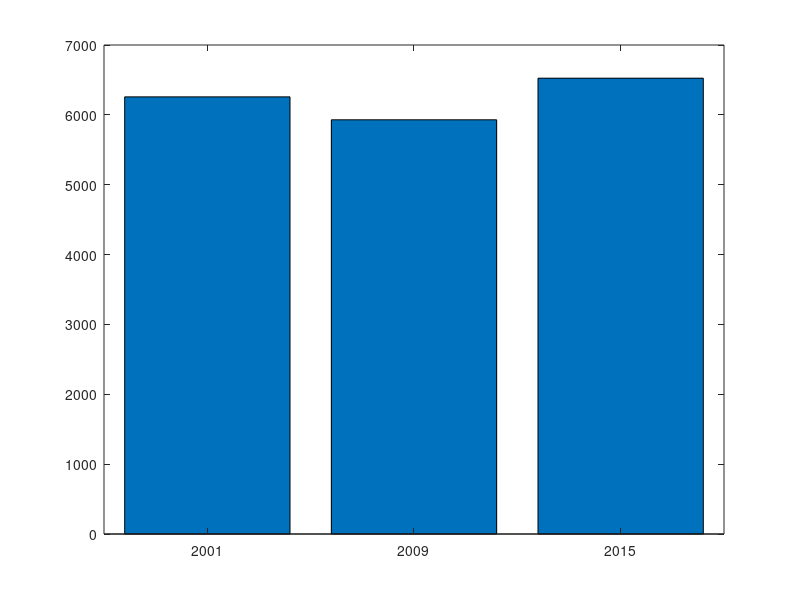
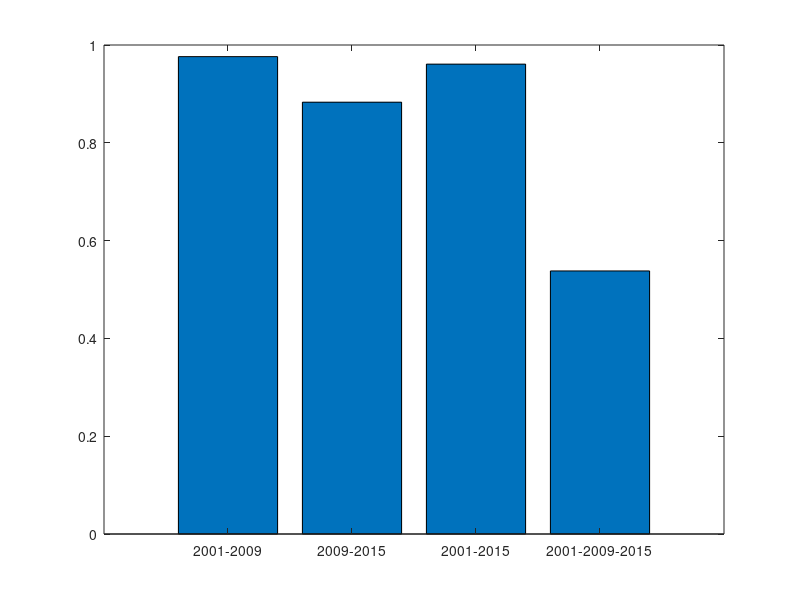

Reproduce these figures in MATLAB, in order.
%-------------------------------------------------------
%------------PRP Project Crop Soybean------------------
%------------Date:17/14/2016----------------------------
%------------Janvi Patel,Nishi Patel--------------------
%-------------------------------------------------------
clc;
clear;

Total_Plot=49;

fr_N=[10 17 20];
fr_P=[40 35 32];
fr_S=[10 15 20];
fr_K=[23 28 22];

mean=[20.75 23.75 23.5];
sd=[14.22146	9.429563	5.744563];

fr_A_intersect_N=[0 1 1.5];
fr_A_intersect_P=[5 4 3.75];
fr_A_intersect_S=[0 0.8 1.5];
fr_A_intersect_K=[2 3 1.7];

fr_B_intersect_N=[6 5 4.9];
fr_B_intersect_P=[4 8 3];
fr_B_intersect_S=[8 5 10];
fr_B_intersect_K=[6 3 6.2];

Yield_A=8316.5;    %unit lbs./acre
Yield_B=10350.5;
i=0;


for i=1:3
    Pr_soybean_N(i)=fr_N(i)/Total_Plot;
    Pr_soybean_P(i)=fr_P(i)/Total_Plot;
    Pr_soybean_S(i)=fr_S(i)/Total_Plot;
    Pr_soybean_K(i)=fr_K(i)/Total_Plot;

    Pr_A_intersect_N(i)=fr_A_intersect_N(i)/Total_Plot;
    Pr_A_intersect_P(i)=fr_A_intersect_P(i)/Total_Plot;
    Pr_A_intersect_S(i)=fr_A_intersect_S(i)/Total_Plot;
    Pr_A_intersect_K(i)=fr_A_intersect_K(i)/Total_Plot;

    Pr_A_given_N(i) = Pr_A_intersect_N(i)/Pr_soybean_N(i);
    Pr_A_given_P(i) = Pr_A_intersect_P(i)/Pr_soybean_P(i);
    Pr_A_given_S(i) = Pr_A_intersect_S(i)/Pr_soybean_S(i);
    Pr_A_given_K(i) = Pr_A_intersect_K(i)/Pr_soybean_K(i);
    
    Pr_N_intersect_A_given_N(i)=Pr_soybean_N(i)*Pr_A_given_N(i);
    Pr_P_intersect_A_given_P(i)=Pr_soybean_P(i)*Pr_A_given_P(i);
    Pr_S_intersect_A_given_S(i)=Pr_soybean_S(i)*Pr_A_given_S(i);
    Pr_K_intersect_A_given_K(i)=Pr_soybean_K(i)*Pr_A_given_K(i);
    
    
    % for B yield
    Pr_B_intersect_N(i)=fr_B_intersect_N(i)/Total_Plot;
    Pr_B_intersect_P(i)=fr_B_intersect_P(i)/Total_Plot;
    Pr_B_intersect_S(i)=fr_B_intersect_S(i)/Total_Plot;
    Pr_B_intersect_K(i)=fr_B_intersect_K(i)/Total_Plot;

    Pr_B_given_N(i) = Pr_B_intersect_N(i)/Pr_soybean_N(i);
    Pr_B_given_P(i) = Pr_B_intersect_P(i)/Pr_soybean_P(i);
    Pr_B_given_S(i) = Pr_B_intersect_S(i)/Pr_soybean_S(i);
    Pr_B_given_K(i) = Pr_B_intersect_K(i)/Pr_soybean_K(i);
    
    Pr_N_intersect_B_given_N(i)=Pr_soybean_N(i)*Pr_B_given_N(i);
    Pr_P_intersect_B_given_P(i)=Pr_soybean_P(i)*Pr_B_given_P(i);
    Pr_S_intersect_B_given_S(i)=Pr_soybean_S(i)*Pr_B_given_S(i);
    Pr_K_intersect_B_given_K(i)=Pr_soybean_K(i)*Pr_B_given_K(i);
    
    E_production_N_yield_A(i) = Pr_N_intersect_A_given_N(i)*Yield_A;
    E_production_N_yield_B(i) = Pr_N_intersect_B_given_N(i)*Yield_B;
    E_production_N(i) = E_production_N_yield_A(i)+E_production_N_yield_B(i);
    
    E_production_P_yield_A(i) = Pr_P_intersect_A_given_P(i)*Yield_A;
    E_production_P_yield_B(i) = Pr_P_intersect_B_given_P(i)*Yield_B;
    E_production_P(i) = E_production_P_yield_A(i)+E_production_P_yield_B(i);
    
    E_production_S_yield_A(i) = Pr_S_intersect_A_given_S(i)*Yield_A;
    E_production_S_yield_B(i) = Pr_S_intersect_B_given_S(i)*Yield_B;
    E_production_S(i) = E_production_S_yield_A(i)+E_production_S_yield_B(i);
    
    E_production_K_yield_A(i) = Pr_K_intersect_A_given_K(i)*Yield_A;
    E_production_K_yield_B(i) = Pr_K_intersect_B_given_K(i)*Yield_B;
    E_production_K(i) = E_production_K_yield_A(i)+E_production_K_yield_B(i);
   
    E_Total_Production(i) = E_production_N(i)+ E_production_P(i)+ E_production_S(i)+ E_production_K(i);
end
figure;
bar(E_Total_Production)
set(gca,'XTickLabel',{'2001','2009','2015'})

for i=1:3
    z_N(i)=(fr_N(i)-mean(i))/sd(i);
    z_P(i)=(fr_P(i)-mean(i))/sd(i);
    z_S(i)=(fr_S(i)-mean(i))/sd(i);
    z_K(i)=(fr_K(i)-mean(i))/sd(i);
end

temp_N_12=z_N(1)*z_N(2);
temp_P_12=z_P(1)*z_P(2);
temp_S_12=z_S(1)*z_S(2);
temp_K_12=z_K(1)*z_K(2);

temp_12=temp_N_12+temp_P_12+temp_S_12+temp_K_12;
correlation_coefficient_12=temp_12/3;

temp_N_23=z_N(3)*z_N(2);
temp_P_23=z_P(3)*z_P(2);
temp_S_23=z_S(3)*z_S(2);
temp_K_23=z_K(3)*z_K(2);

temp_23=temp_N_23+temp_P_23+temp_S_23+temp_K_23;
correlation_coefficient_23=temp_23/3;

temp_N_13=z_N(1)*z_N(3);
temp_P_13=z_P(1)*z_P(3);
temp_S_13=z_S(1)*z_S(3);
temp_K_13=z_K(1)*z_K(3);

temp_13=temp_N_13+temp_P_13+temp_S_13+temp_K_13;
correlation_coefficient_13=temp_13/3;

temp_N_123=z_N(1)*z_N(2)*z_N(3);
temp_P_123=z_P(1)*z_P(2)*z_P(3);
temp_S_123=z_S(1)*z_S(2)*z_S(3);
temp_K_123=z_K(1)*z_K(2)*z_K(3);

temp_123=temp_N_123+temp_P_123+temp_S_123+temp_K_123;
correlation_coefficient_123=temp_123/3;
correlation_coefficient=[correlation_coefficient_12 correlation_coefficient_23 correlation_coefficient_13 correlation_coefficient_123];
figure;
bar(correlation_coefficient)
set(gca,'XTickLabel',{'2001-2009','2009-2015','2001-2015','2001-2009-2015'})
